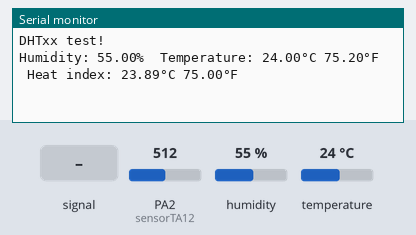
Bench run of a sketch on a simulated STM32 Blue Pill. Shown: the last lines printed to the serial monitor. The test bench sets the inputs (shaded band); at power-on: humidity 55 %, PA2 (sensorTA12) = 512, temperature 24 °C.

Above: at 2.8 s.
2.9 s: PA2 (sensorTA12) fed a 200 Hz sine of ±81 counts around its level
At 4.2 s:
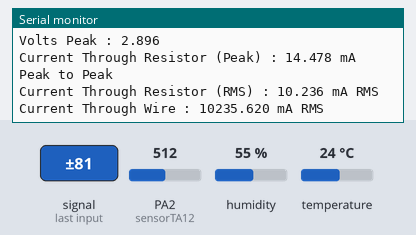
4.5 s: humidity set to 22 %
At 5.6 s:
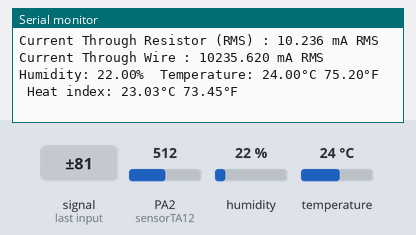
6.0 s: PA2 (sensorTA12) set to 716
At 6.4 s:
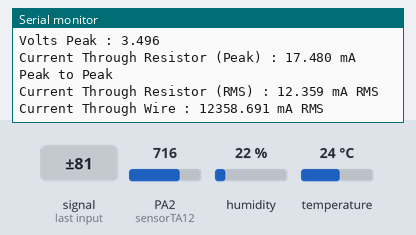
7.5 s: temperature set to 12 °C
At 8.8 s:
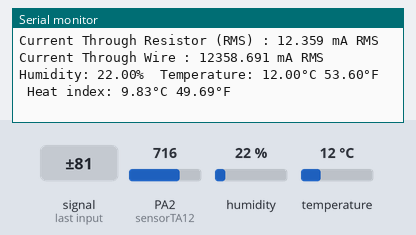
9.0 s: PA2 (sensorTA12) fed a 1000 Hz sine of ±255 counts around its level
At 9.6 s:
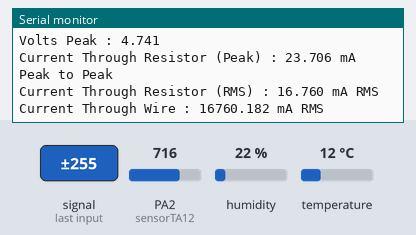
10.5 s: PA2 (sensorTA12) set to 900
At 11.9 s:
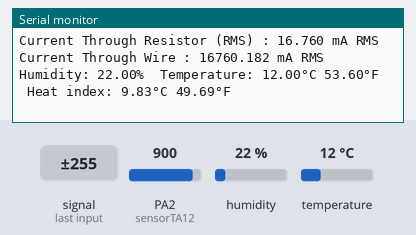
Timing chart, 0 to 13.0 s (numbered marks = the images above; inputs shaded):
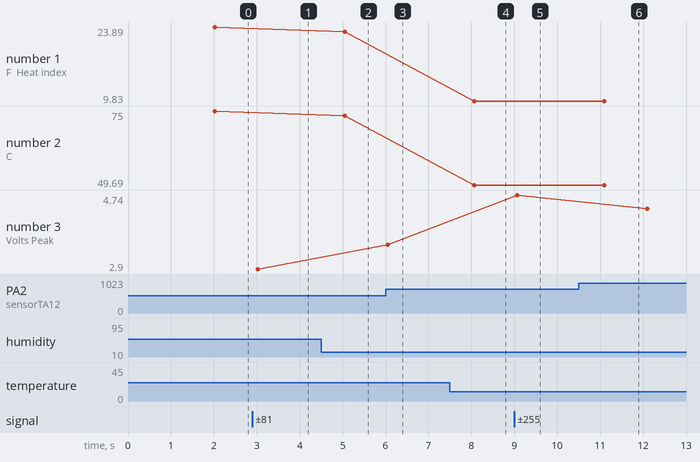

The sketch:

Current_dht.ino
```cpp
// Example testing sketch for various DHT humidity/temperature sensors
// Written by ladyada, public domain

// REQUIRES the following Arduino libraries:
// - DHT Sensor Library: https://github.com/adafruit/DHT-sensor-library
// - Adafruit Unified Sensor Lib: https://github.com/adafruit/Adafruit_Sensor

#include "DHT.h"

#define DHTPIN PA1     // Digital pin connected to the DHT sensor
// Feather HUZZAH ESP8266 note: use pins 3, 4, 5, 12, 13 or 14 --
// Pin 15 can work but DHT must be disconnected during program upload.

// Uncomment whatever type you're using!
#define DHTTYPE DHT11   // DHT 11
//#define DHTTYPE DHT22   // DHT 22  (AM2302), AM2321
//#define DHTTYPE DHT21   // DHT 21 (AM2301)
int sensorTA12 = PA2; // Analog input pin that sensor is attached to

float nVPP;   // Voltage measured across resistor
float nCurrThruResistorPP; // Peak Current Measured Through Resistor
float nCurrThruResistorRMS; // RMS current through Resistor
float nCurrentThruWire;     // Actual RMS current in Wire


// Connect pin 1 (on the left) of the sensor to +5V
// NOTE: If using a board with 3.3V logic like an Arduino Due connect pin 1
// to 3.3V instead of 5V!
// Connect pin 2 of the sensor to whatever your DHTPIN is
// Connect pin 3 (on the right) of the sensor to GROUND (if your sensor has 3 pins)
// Connect pin 4 (on the right) of the sensor to GROUND and leave the pin 3 EMPTY (if your sensor has 4 pins)
// Connect a 10K resistor from pin 2 (data) to pin 1 (power) of the sensor

// Initialize DHT sensor.
// Note that older versions of this library took an optional third parameter to
// tweak the timings for faster processors.  This parameter is no longer needed
// as the current DHT reading algorithm adjusts itself to work on faster procs.
DHT dht(DHTPIN, DHTTYPE);

void setup() {
  Serial.begin(9600);
  Serial.println(F("DHTxx test!"));

  dht.begin();
}

void loop() {
  // Wait a few seconds between measurements.
  delay(2000);

  // Reading temperature or humidity takes about 250 milliseconds!
  // Sensor readings may also be up to 2 seconds 'old' (its a very slow sensor)
  float h = dht.readHumidity();
  // Read temperature as Celsius (the default)
  float t = dht.readTemperature();
  // Read temperature as Fahrenheit (isFahrenheit = true)
  float f = dht.readTemperature(true);

  // Check if any reads failed and exit early (to try again).
  if (isnan(h) || isnan(t) || isnan(f)) {
    Serial.println(F("Failed to read from DHT sensor!"));
    return;
  }

  // Compute heat index in Fahrenheit (the default)
  float hif = dht.computeHeatIndex(f, h);
  // Compute heat index in Celsius (isFahreheit = false)
  float hic = dht.computeHeatIndex(t, h, false);

  Serial.print(F("Humidity: "));
  Serial.print(h);
  Serial.print(F("%  Temperature: "));
  Serial.print(t);
  Serial.print(F("°C "));
  Serial.print(f);
  Serial.print(F("°F  Heat index: "));
  Serial.print(hic);
  Serial.print(F("°C "));
  Serial.print(hif);
  Serial.println(F("°F"));
   nVPP = getVPP();

   /*
   Use Ohms law to calculate current across resistor
   and express in mA
   */

   nCurrThruResistorPP = (nVPP/200.0) * 1000.0;

   /*
   Use Formula for SINE wave to convert
   to RMS
   */

   nCurrThruResistorRMS = nCurrThruResistorPP * 0.707;

   /*
   Current Transformer Ratio is 1000:1...

   Therefore current through 200 ohm resistor
   is multiplied by 1000 to get input current
   */

   nCurrentThruWire = nCurrThruResistorRMS * 1000;


   Serial.print("Volts Peak : ");
   Serial.println(nVPP,3);


   Serial.print("Current Through Resistor (Peak) : ");
   Serial.print(nCurrThruResistorPP,3);
   Serial.println(" mA Peak to Peak");

   Serial.print("Current Through Resistor (RMS) : ");
   Serial.print(nCurrThruResistorRMS,3);
   Serial.println(" mA RMS");

   Serial.print("Current Through Wire : ");
   Serial.print(nCurrentThruWire,3);
   Serial.println(" mA RMS");

   Serial.println();

}
float getVPP()
{
  float result;
  int readValue;             //value read from the sensor
  int maxValue = 0;          // store max value here
   uint32_t start_time = millis();
   while((millis()-start_time) < 1000) //sample for 1 Sec
   {
       readValue = analogRead(sensorTA12);
       // see if you have a new maxValue
       if (readValue > maxValue)
       {
           /*record the maximum sensor value*/
           maxValue = readValue;
       }
   }

   // Convert the digital data to a voltage
   result = (maxValue * 5.0)/1024.0;

   return result;
 }
```

Measured:
- after the input at 2.9 s, the serial monitor: prints a new line after 0.12 s (image 1)
- after the input at 4.5 s, the serial monitor: prints a new line after 0.55 s (image 2)
- after the input at 6.0 s, the serial monitor: prints a new line after 0.05 s (image 3)
- after the input at 7.5 s, the serial monitor: prints a new line after 0.57 s (image 4)
- after the input at 9.0 s, the serial monitor: prints a new line after 0.07 s (image 5)
- plotted number 1: 23.89 → 23.03 after the input at 4.5 s, 23.03 → 9.83 after the input at 7.5 s
- plotted number 2: 75 → 73.45 after the input at 4.5 s, 73.45 → 49.69 after the input at 7.5 s
- plotted number 3: 2.9 → 3.5 after the input at 6.0 s, 3.5 → 4.74 after the input at 9.0 s, 4.74 → 4.39 after the input at 10.5 s
